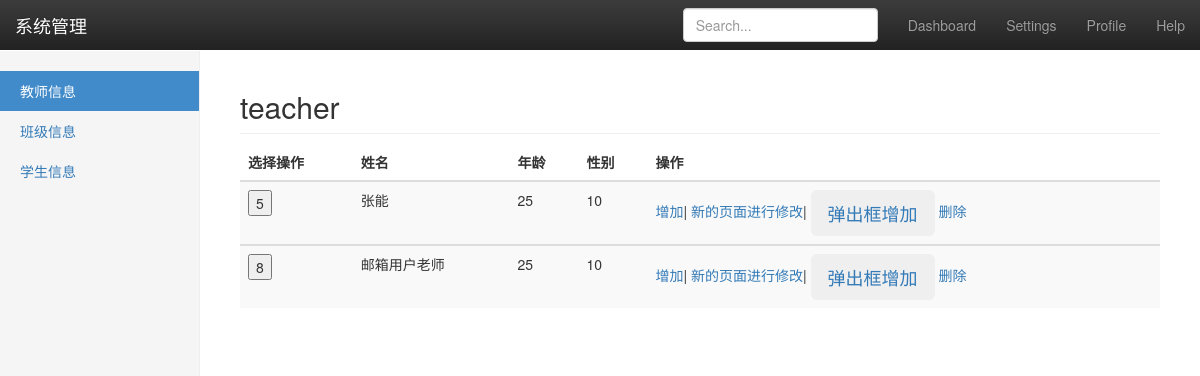
Before: /teacher/ with the older database file.
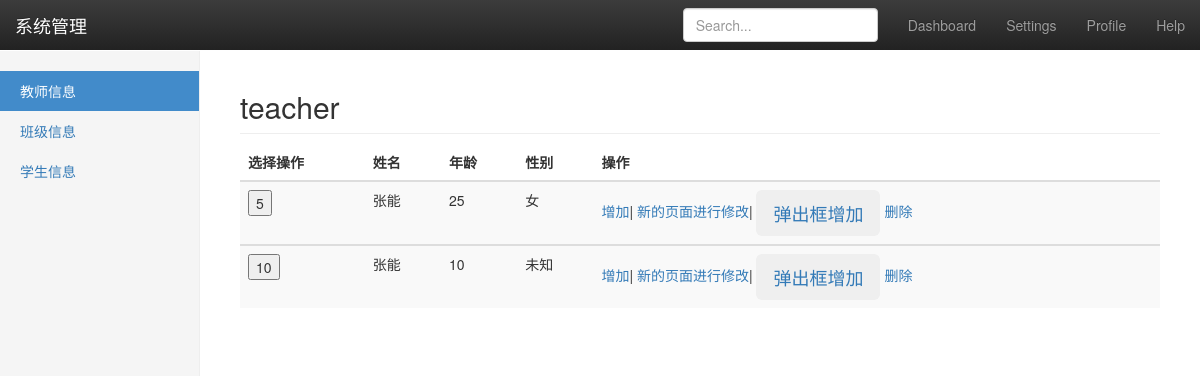
After: the same page with the newer database file.
### review/models.py (models this page shows, shortened)
class Teacher(models.Model):
    Teacher_name = models.CharField(max_length=20, verbose_name="教师名称")
    choise = (
        (0, "男"),
        (1, "女"),
        (2, "未知"),
    )
    sex = models.IntegerField(verbose_name="性别", choices=choise, default=2)
    age = models.IntegerField(verbose_name="年龄", default=None)
    class Meta:
        verbose_name = '教师'
        verbose_name_plural = "教师表"

### review/views.py (the view, shortened to what this page needs)
# urls.py: url(r'^teacher/$', views.teacher, name='teacher'),
def teacher(request):
    if request.method == "GET":
        allteacher = models.Teacher.objects.all()[0:10]
        return render(request, 'teacher.html', {'allteacher': allteacher})

### templates/teacher.html (shortened to what this page needs)
{% extends "base.html" %}
{% block table_inline %}
                <table class="table table-striped">
                    <thead>
                    <tr>
                        <th>选择操作</th>
                        <th>姓名</th>
                        <th>年龄</th>
                        <th>性别</th>
                        <th>操作</th>
                    </tr>
                    </thead>
                    <tbody>
                    {% for foo in allteacher %}
                        <tr>
                            <td><button>{{ foo.id }}</button></td>
                            <td>{{ foo.Teacher_name }}</td>
                            <td>{{ foo.age }}</td>
                            <td>{{ foo.get_sex_display }}</td>
                            <td>
                                <a  style="cursor: pointer;" select="add" name="{{ foo.id }}">增加</a>|
                                <a  href="{% url 'teacher_change' %}?nid={{ foo.id }}" style="cursor: pointer;" select="add" name="{{ foo.id }}">新的页面进行修改</a>|
                                <button class="btn  btn-lg" data-toggle="modal" data-target="#myModal">
                                <a style="cursor: pointer;" select="change" name="{{ foo.id }}">弹出框增加</a>
                                    </button>
                                <a style="cursor: pointer;" select="del" name="{{ foo.id }}">删除</a>
                            </td>
                        </tr>
                    </tbody>
                    {% endfor %}
                </table>
{% endblock %}

Changed rows visible on the page:
removed Teacher: id "8", Teacher_name "邮箱用户老师", age "25", sex "10"
changed Teacher id 5: sex "10" → "女"
added Teacher: id "10", Teacher_name "张能", age "10", sex "未知"
